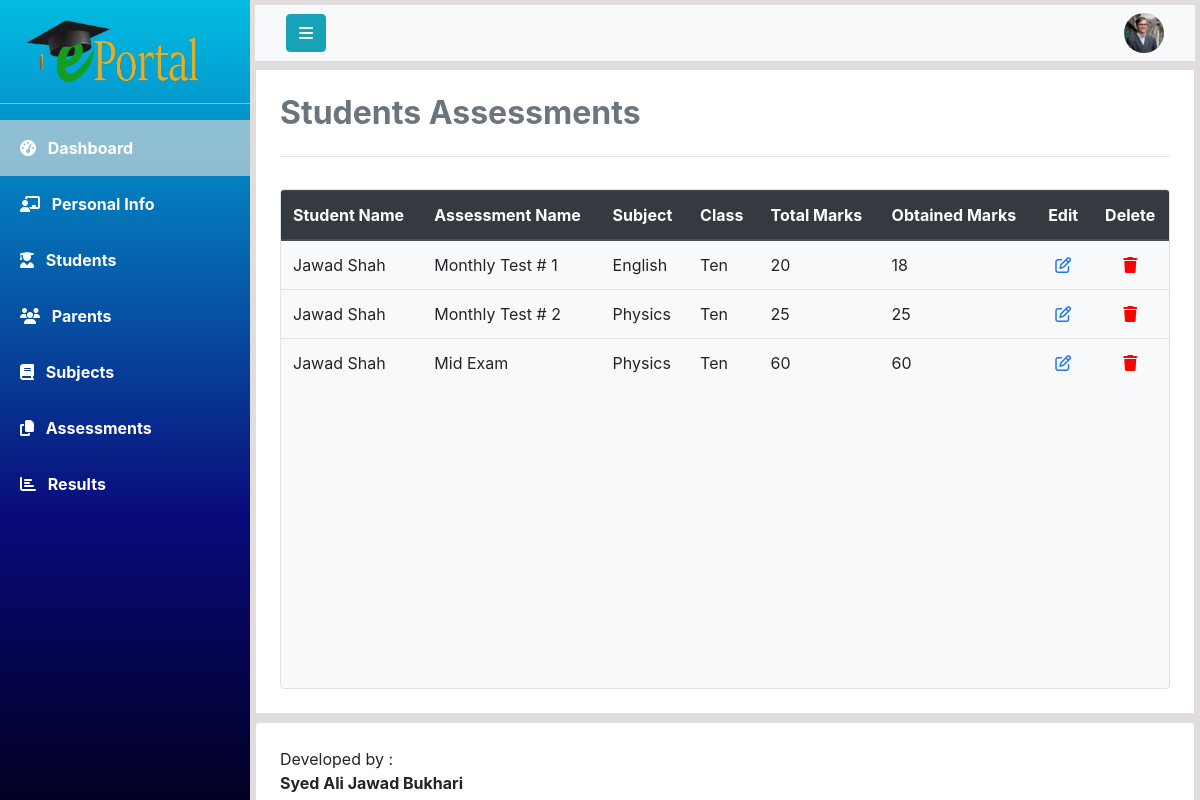
The app's page /php/view_student_assessment.php?id=1 (signed in) with its own data.
### tables this page shows
CREATE TABLE `assessments` (
  `assessment_id` int(11) NOT NULL,
  `student_id` int(11) DEFAULT NULL,
  `assessment_name` varchar(30) DEFAULT NULL,
  `subject_title` varchar(30) DEFAULT NULL,
  `total_marks` float DEFAULT NULL,
  `obtained_marks` float DEFAULT NULL,
  `date` date NOT NULL DEFAULT current_timestamp()
);

CREATE TABLE `students` (
  `student_id` int(11) NOT NULL,
  `first_name` varchar(20) DEFAULT NULL,
  `last_name` varchar(20) DEFAULT NULL,
  `class_name` varchar(20) DEFAULT NULL,
  `mobile_number` varchar(11) DEFAULT NULL,
  `cnic` varchar(13) DEFAULT NULL,
  `address` varchar(100) DEFAULT NULL,
  `gender` varchar(10) DEFAULT NULL,
  `blood_group` char(3) DEFAULT NULL,
  `email` varchar(30) DEFAULT NULL,
  `password` varchar(255) DEFAULT NULL,
  `parent_id` int(11) DEFAULT NULL,
  `account_status` tinyint(1) NOT NULL
);

### php/view_student_assessment.php (the view, shortened to what this page needs)
<!DOCTYPE html>
<html lang="en">
<head>
    <?php include 'links.php'; ?>
</head>
<body>
<?php
        include 'connection.php';
        $teacherID = $_SESSION['currentUserId'];
        $studentID = $_GET['id'];
 ?>
    <div class="wrapper">
        <nav id="sidebar">
            <a href="#" id="logo-container">
                <img class="mt-3 ml-4" src="../assets/logo/logo1.png" alt="Logo" width="180">
            </a>
            <hr class="my-3 sidebar-separator" style="background-color: rgba(255, 255, 255, 0.562);">
            <ul>
                <li><a class="nav-link text-white font-weight-bold px-3 py-3 active">
                        <i class="fas fa-tachometer-alt ml-1 mr-2"></i>
                        Dashboard
                    </a>
                </li>
                <li><a class="nav-link text-white font-weight-bold px-3 py-3" href="teacher_info.php?id=<?php echo $teacherID;?>">
                        <i class="fas fa-chalkboard-teacher ml-1 mr-2"></i>
                        Personal Info
                    </a>
                </li>
                <li><a class="nav-link text-white font-weight-bold px-3 py-3" href="class_students.php">
                        <i class="fas fa-user-graduate ml-1 mr-2"></i>
                        Students
                    </a>
                </li>
                <li><a class="nav-link text-white font-weight-bold px-3 py-3" href="parents_info.php">
                        <i class="fa fa-group ml-1 mr-2"></i>
                        Parents
                    </a>
                </li>
                <li><a class="nav-link text-white font-weight-bold px-3 py-3" href="#">
                        <i class="fas fa-book ml-1 mr-2"></i>
                        Subjects
                    </a>
                </li>
                <li><a class="nav-link text-white font-weight-bold px-3 py-3" href="#">
                        <i class="fas fa-copy ml-1 mr-2"></i>
                        Assessments
                    </a>
                </li>
                <li><a class="nav-link text-white font-weight-bold px-3 py-3" href="#">
                        <i class="fa fa-chart-bar ml-1 mr-2"></i>
                        Results
                    </a>
                </li>
            </ul>
        </nav>
        <div id="content" class="overflow-auto">
            <nav class="navbar mb-2 navbar-light bg-light mb-2">
                <div class="container-fluid">
                    <div class="navbar-header">
                        <button type="button" id="sidebar-toggle" onclick="hideSidebar()"
                            class="btn btn-info navbar-btn mr-auto">
                            <i class="fa fa-bars" aria-hidden="true"></i>
                        </button>
                    </div>
                    <a class="text-decoration-none">
                        <img src="../assets/user-profile.jpg" id="user-profile" onclick="showDropdown()" width="40"
                            height="40" class="rounded-circle ml-auto" alt="">
                    </a>
                </div>
            </nav>
            <div class="card bg-white mb-2 p-4 rounded-0" id="content-wrapper">
                <h2 class="main-heading text-secondary"><b>Students Assessments</b></h2>
                <hr class="divider py-2">
                <div class="card table-container overflow-auto bg-light border">
                    <table class="table table-responsive-lg table-responsive-md table-responsive-sm table-hover">
                        <thead class="thead-dark">
                            <tr>
                                <th>Student Name</th>
                                <th>Assessment Name</th>
                                <th>Subject</th>
                                <th>Class</th>
                                <th>Total Marks</th>
                                <th>Obtained Marks</th>
                                <th class="text-center">Edit</th>
                                <th class="text-center">Delete</th>
                            </tr>
                        </thead>
                        <tbody>
                            <?php
                            $query = "SELECT S.first_name,S.last_name,class_name,assessment_name,subject_title,total_marks,obtained_marks from Students as S,Assessments as A WHERE A.student_id = S.student_id and S.class_name = (SELECT class_name from classes where incharge_id = $teacherID) and S.student_id = $studentID";
                            $result = mysqli_query($connection,$query);
                            $noOfRows = mysqli_num_rows($result);
                            if($noOfRows>0){
                                while($assessment = mysqli_fetch_array($result)){  ?>
                                    <tr>
                                    <td><?php echo $assessment['first_name']." ".$assessment['last_name']; ?></td>
                                    <td><?php echo $assessment['assessment_name']; ?></td>
                                    <td><?php echo $assessment['subject_title']; ?></td>
                                    <td><?php echo $assessment['class_name']; ?></td>
                                    <td><?php echo $assessment['total_marks']; ?></td>
                                    <td><?php echo $assessment['obtained_marks']; ?></td>
                                    <td class="text-center"><a href="edit_assessment.php?id=<?php echo $student['student_id'];?>"><i style="color: rgb(34, 119, 230);" class="far fa-edit"></i></a></td>
                                    <td class="text-center"><a href="delete_assessment.php?id=<?php echo $student['student_id'];?>"><i style="color: red;" class="fas fa-trash"></i></a></td>
                                    </tr>
                             <?php
                                }
                            }
                            else{
                                echo '<script>alert("Sorry! This Student has no Assessments")</script>';
                            }
                        ?>
                        </tbody>
                    </table>
                </div>
            </div>
            <div class="card p-4 bg-white" id="footer">
                Developed by : <b>Syed Ali Jawad Bukhari</b>
            </div>
        </div>
    </div>
</body>
</html>

### css/style.css (style rules this page uses)
* { padding: 0; margin: 0; box-sizing: border-box; }
.wrapper { display: flex; align-items: stretch; background-color: rgb(226, 221, 221); max-height: 100vh; }
#sidebar { width: 250px; height: 100%; position: fixed; top: 0; left: 0; background-color: #30336b; background: rgb(2,0,36); background: linear-gradient(360deg, rgba(2,0,36,1) 0%, rgba(9,9,121,1) 35%, rgb(2, 189, 226)100%); transition: all 1s; }
#sidebar .active { background-color: rgba(219, 219, 219, 0.651); }
#content { width: 100%; height: 100vh; padding: 5px; margin-left: 250px; overflow-x: hidden; transition: all 1s; }
#dropdown a { text-decoration: none; }
#content-wrapper a { text-decoration: none; }
.table-container { height: 500px; }

### records on screen
assessments: student.first_name "Jawad", student.last_name "Shah", assessment_name "Monthly Test # 1", subject_title "English", student.class_name "Ten", total_marks "20", obtained_marks "18"
assessments: student.first_name "Jawad", student.last_name "Shah", assessment_name "Monthly Test # 2", subject_title "Physics", student.class_name "Ten", total_marks "25", obtained_marks "25"
assessments: student.first_name "Jawad", student.last_name "Shah", assessment_name "Mid Exam", subject_title "Physics", student.class_name "Ten", total_marks "60", obtained_marks "60"
